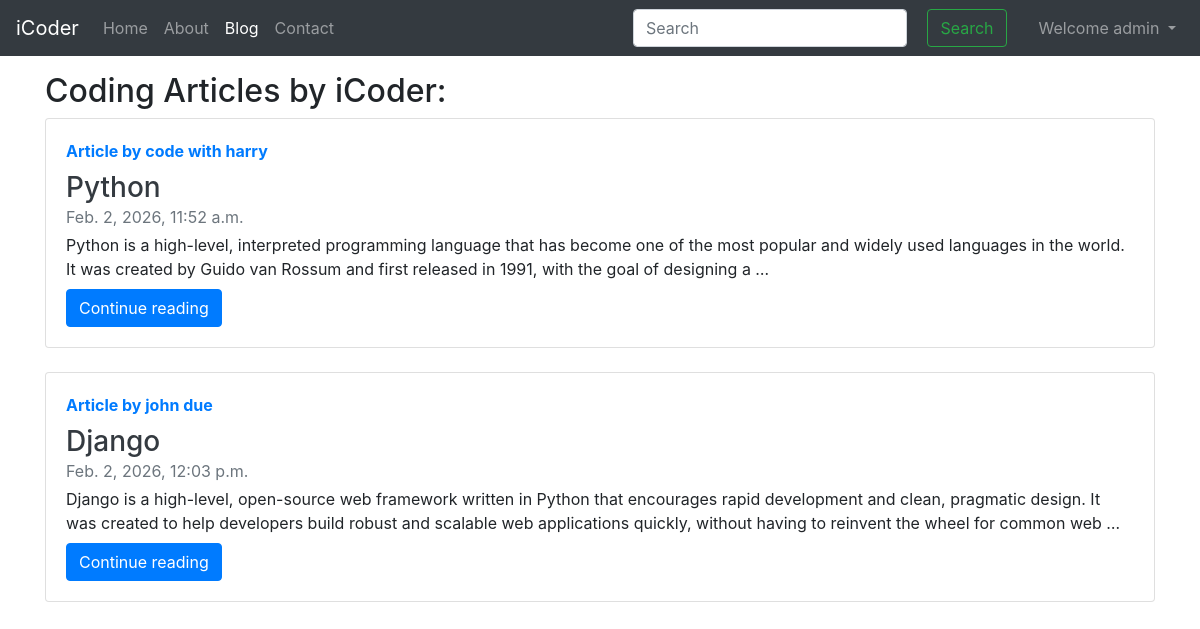
Page /blog/ (signed in) on the committed database.
### blog/models.py (models this page shows)
class Post(models.Model):
    sno = models.AutoField(primary_key=True)
    title = models.CharField(max_length=266)
    content = models.TextField()
    author = models.CharField(max_length=15)
    slug = models.CharField(max_length=130)
    timestamp = models.DateTimeField(blank=True)

### blog/views.py (the view)
# urls.py: path('', views.blogHome, name="blogHome"),
def blogHome(request):
    posts = Post.objects.all()
    return render(request, "blog/blogHome.html", {'posts': posts})

### templates/blog/blogHome.html (shortened to what this page needs)
{% extends 'base.html' %}
{% block blogactive %} active {% endblock blogactive %}
{% block body %}
<div class="container my-3">
    <h2> Coding Articles by iCoder: </h2>
    <div class="row">
        {% for post in posts %}
        <div class="col-12 mb-4">
            <div class="card h-100">
                <div class="card-body">
                    <strong class="d-inline-block mb-2 text-primary">Article by {{post.author}}</strong>
                    <h3 class="card-title mb-0">
                        <a class="text-dark">{{ post.title }}</a>
                    </h3>
                    <div class="mb-1 text-muted">{{ post.timestamp }}</div>
                    <p class="card-text mb-auto">{{ post.content|truncatewords:"40" }}</p>
                    <a href="{% url 'blogPost' post.slug %}" class="btn btn-primary mt-2">Continue reading</a>
                </div>
            </div>
        </div>
        {% endfor %}
    </div>
</div>
{% endblock body %}

### templates/base.html (shortened to what this page needs)
<!doctype html>
<html lang="en">
  <head>
    <link rel="stylesheet" href="https://cdn.jsdelivr.net/npm/bootstrap@4.4.1/dist/css/bootstrap.min.css"
>
  </head>
  <body>
    <nav class="navbar navbar-expand-lg navbar-dark bg-dark">
      <a class="navbar-brand" href="/">iCoder</a>
      <div class="collapse navbar-collapse" id="navbarSupportedContent">
        <ul class="navbar-nav mr-auto">
          <li class="nav-item {% block homeactive %} {% endblock homeactive %}">
            <a class="nav-link" href="/">Home <span class="sr-only">(current)</span></a>
          </li>
          <li class="nav-item {% block aboutactive %} {% endblock aboutactive %}">
            <a class="nav-link" href="/about">About</a>
          </li>
          <li class="nav-item {% block blogactive %} {% endblock blogactive %}">
            <a class="nav-link" href="/blog">Blog</a>
          </li>
          <li class="nav-item {% block contactactive %} {% endblock contactactive %}">
            <a class="nav-link" href="/contact">Contact</a>
          </li>
        </ul>
        <div class="m1-auto form-inline">
        <form method="get" action="/search" class="my-2 my-lg-0 mx-3">
          <input class="form-control mr-sm-2" type="search" placeholder="Search" aria-label="Search" name="query" id="query">
          <button class="btn btn-outline-success m-2 my-sm-0" type="submit">Search</button>
        </form>
         {% if user.is_authenticated %}
          <ul class="navbar-nav mr-auto">
            <li class="nav-item dropdown">
              <a class="nav-link dropdown-toggle" href="#" id="navabrDropdown" role="button" data-toggle="dropdown" aria-haspopup="true" aria-expanded="false">
                Welcome {{request.user}}
              </a>
            </li>
          </ul>
        {% endif %}
      </div>
    </nav>
    {% block body %}{% endblock body %}
  </body>
</html>

### rows in the picture
Post: author "code with harry", title "Python", timestamp "Feb. 2, 2026, 11:52 a.m.", content "Python is a high-level, interpreted programming language that has become one of the most popular and widely used languages in the world. It was created by Guido van Rossum and first released in 1991, with the goal of designing a …"
Post: author "john due", title "Django", timestamp "Feb. 2, 2026, 12:03 p.m.", content "Django is a high-level, open-source web framework written in Python that encourages rapid development and clean, pragmatic design. It was created to help developers build robust and scalable web applications quickly, without having to reinvent the wheel for common web …"

### other values in the picture
{{ request.user }} "admin"
